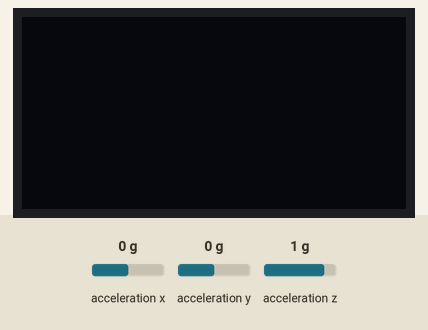
The sketch below on a simulated Arduino Uno, built with avr-gcc and run on an emulated ATmega328P. Shown: 128×64 one-colour display. The inputs (shaded band) are chosen by the test bench; at power-on: acceleration x 0 g, acceleration y 0 g, acceleration z 1 g. The display library's start-up logo is not drawn; what the sketch prints to the serial monitor is not drawn.

Above: at 3.2 s.
3.3 s: acceleration x set to -1.4 g
6.3 s: acceleration y set to -1.4 g
At 6.54 s:
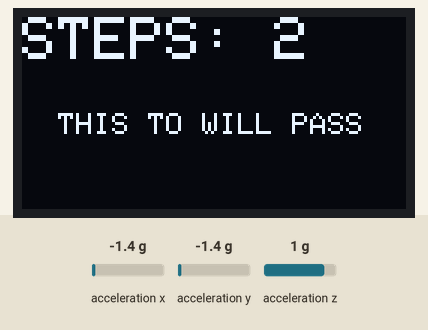
8.8 s: acceleration z set to 0 g
11.8 s: acceleration z set to -1.4 g
At 12.04 s:
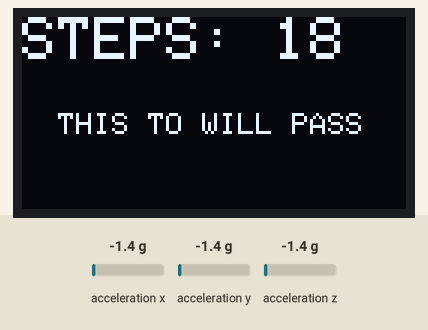
Timing chart, 0 to 14.3 s (numbered marks = the images above; inputs shaded):
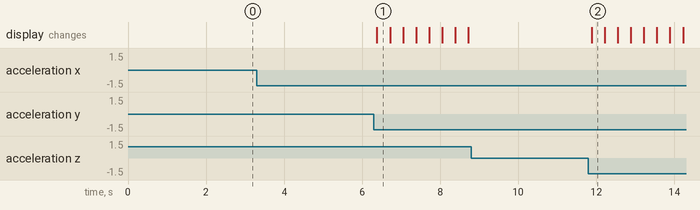

The sketch:

ometer_Steps_Counter__using_Arduino__ADXL345_Accelerometer_S.ino
```cpp
#include <Wire.h>
#include <Adafruit_Sensor.h>
#include <Adafruit_ADXL345_U.h>
#include <Adafruit_SSD1306.h>

#define SCREEN_WIDTH 128 // OLED display width, in pixels
#define SCREEN_HEIGHT 64 // OLED display height, in pixels

Adafruit_ADXL345_Unified accel = Adafruit_ADXL345_Unified(12345);
Adafruit_SSD1306 display(SCREEN_WIDTH, SCREEN_HEIGHT, &Wire, -1);

int stepCount = 0;
float threshold = 20.5; // Adjust this threshold according to your need

void setup(void) {
  Serial.begin(9600);
  Serial.println("Accelerometer Test");

  if (!accel.begin()) {
    Serial.println("Ooops, no ADXL345 detected ... Check your wiring!");
    while (1);
  }

  if(!display.begin(SSD1306_SWITCHCAPVCC, 0x3C)) {
    Serial.println(F("SSD1306 allocation failed"));
    for(;;);
  }
  display.display();
  delay(2000);
  display.clearDisplay();
}

void loop(void) {
  sensors_event_t event;
  accel.getEvent(&event);

  float acceleration = sqrt(event.acceleration.x * event.acceleration.x +
                             event.acceleration.y * event.acceleration.y +
                             event.acceleration.z * event.acceleration.z);

  Serial.print("Acceleration: "); Serial.println(acceleration);

  if (acceleration > threshold) {
    stepCount++;
    Serial.print("Steps: "); Serial.println(stepCount);
    display.clearDisplay();
    display.setTextSize(2);
    display.setTextColor(SSD1306_WHITE);
    display.setCursor(0, 0);
    display.print("STEPS: ");
    display.println(stepCount*2);
    display.setTextSize(1);
     display.println("                    ");
     display.println("                    ");
     display.println("  THIS TO WILL PASS ");
    display.display();
    delay(300); // Add delay to avoid counting multiple steps for a single motion
  }
}
```

Measured:
- after the input at 3.3 s, every drawn part: stays the same
- after the input at 6.3 s, the display: changes after 0.08 s (image 1)
- after the input at 8.8 s, every drawn part: stays the same
- after the input at 11.8 s, the display: changes after 0.08 s (image 2)
